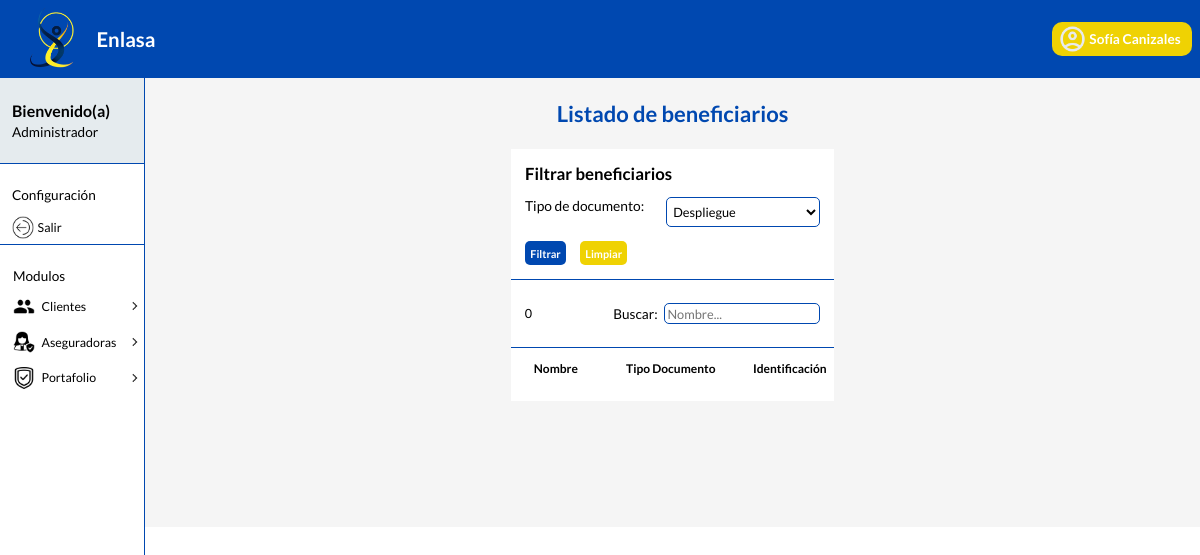
The page /admin_dashboard/show_beneficiarys/2/ (signed in) on the database as committed earlier.
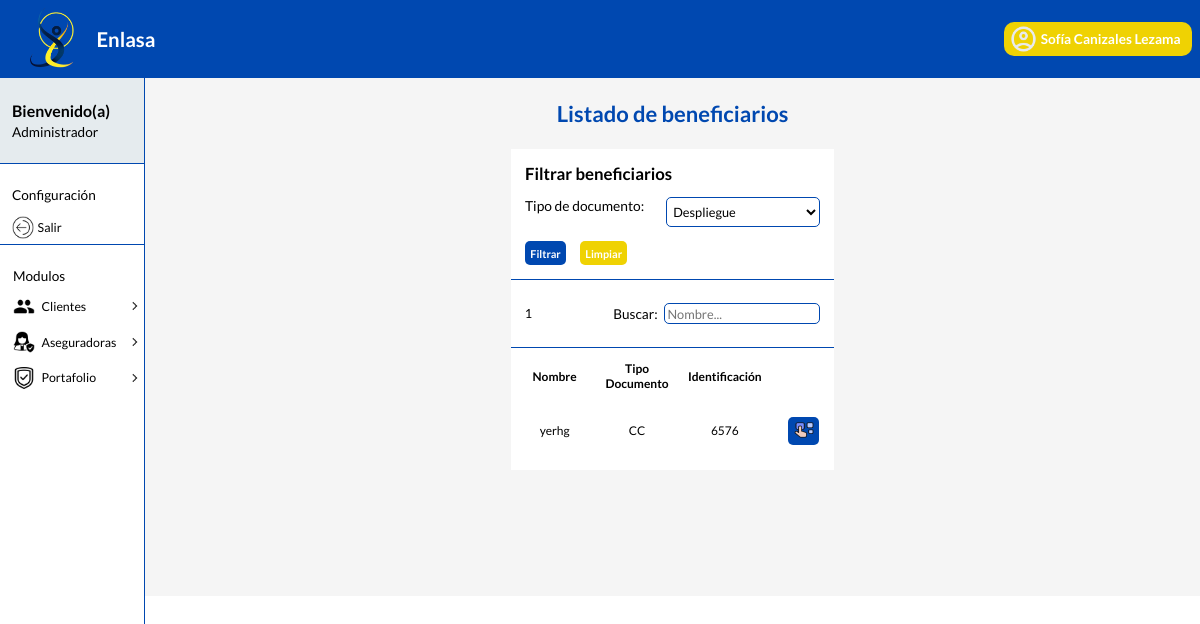
The same page on the database as committed later.
### home/models.py (models this page shows, shortened)
class  Usuario(AbstractBaseUser, PermissionsMixin):
    ROL = [ #creación de la enumeración de tipo de rol
        ('CLIENTE', 'Cliente'),
        ('GERENTE', 'Gerente'),
        ('ADMINISTRADOR', 'Administrador')
    ]
    num_documento = models.IntegerField( primary_key = True, unique=True)
    rol = models.CharField(max_length = 14, choices = ROL)
    nombre = models.CharField(max_length = 50)
    email = models.EmailField(max_length = 50)
    password = models.CharField(max_length = 8)
    REQUIRED_FIELDS = ['rol']
    USERNAME_FIELD = 'num_documento'
    objects = UsuarioManager()

class Poliza(models.Model):
    PRIMA = [  #creación de la enumeración de tipo de prima
        ('MENSUAL', 'Mensual'),
        ('TRIMESTRAL', 'Trimestral'),
        ('SEMESTRAL', 'Semestral'),
        ('ANUAL', 'Anual'),
    ]
    MEDIO_PAGO = [ #creación de la enumeración de tipo de medio de pago
        ('EFECTIVO', 'Efectivo'),
        ('TARJETA', 'Tarjeta '),
    ]
    id = models.AutoField(primary_key = True)
    fecha_inicio = models.DateField()
    fecha_vencimiento = models.DateField()
    valor = models.DecimalField(max_digits = 10, decimal_places = 2)
    prima = models.CharField(max_length = 10, choices = PRIMA)
    medio_pago = models.CharField(max_length = 20, choices = MEDIO_PAGO)
    estado = models.BooleanField()
    aseguradora_id = models.ForeignKey(Aseguradora, on_delete = models.CASCADE)
    cliente_id = models.ForeignKey(Cliente, on_delete = models.CASCADE)
    seguro_id = models.ForeignKey(Seguro, on_delete = models.CASCADE)

class Policy_Beneficiary(models.Model):
    id = models.AutoField(primary_key = True)
    policy_id = models.ForeignKey(Poliza, on_delete = models.CASCADE)
    beneficiary_id = models.ForeignKey(Beneficiario, on_delete = models.CASCADE)

class Beneficiario(models.Model):
    TIPO_DOCUMENTO = [ #creación de la enumeración de tipo de documento
        ('CC', 'Cédula de ciudadania'),
        ('NIT', 'NIT'),
        ('PAS', 'Pasaporte'),
        ('TI', 'Tarjeta de identidad'),
        ('CE', 'Cédula de extranjería'),
    ]
    id = models.AutoField(primary_key = True)
    num_documento = models.IntegerField()
    nombre = models.CharField(max_length = 50)
    tipo_documento = models.CharField(max_length = 3, choices = TIPO_DOCUMENTO)

### home/views.py (the view)
# urls.py: path('admin_dashboard/show_beneficiarys/<int:policy_id>/', views.show_beneficiarys, name='show_beneficiarys'),
@login_required
def show_beneficiarys(request, policy_id):
    policy = Poliza.objects.get(id = policy_id) #póliza
    beneficiarys = policy.policy_beneficiary_set.all() #se obtiene los beneficiarios de la póliza
    if request.method == 'POST':
        type_document = request.POST.get('typeDocument')
        if type_document:
            beneficiarys = policy.policy_beneficiary_set.filter(beneficiary_id__tipo_documento = type_document)
    context = { #datos que van al template
    'beneficiarys' : beneficiarys,
    }
    return render(request, 'admin/showBeneficiarys.html',{
         'context': context
    })

### home/templates/admin/showBeneficiarys.html (shortened to what this page needs)
{% extends 'layouts/baseAdmin.html' %}
{% load static %}
{% block content %}
<section id="clientes">
    <h3>Listado de beneficiarios</h3>
</section>
<div id="general">
    <form class="filtrar" method="post">
        <section>
            <h4>Filtrar beneficiarios</h4>
        </section>
        <div class="filtrar-items">
            <label for="typeDocument">Tipo de documento:</label>
            <select name="typeDocument">
                <option value="">Despliegue</option>
            </select>
        </div>
        <section class="buttons">
            <button type="submit"><strong>Filtrar</strong></button>
            <button id="button-color-other"><strong>Limpiar</strong></button>
        </section>
    </form>
    <section id="buscar">
        <section>
            <p id="count">{{ context.beneficiarys.count }}</p>
        </section>
        <section>
            <label for="buscar">Buscar:</label>
            <input name="buscar" type="text" placeholder="Nombre..."></input>
        </section>
    </section>
    <table>
        <thead class="polizas">
            <tr>
                <th>Nombre</th>
                <th>Tipo Documento</th>
                <th class="space">Identificación</th>
            </tr>
        </thead>
        <tbody class="polizas">
            {% for beneficiary in context.beneficiarys %}
            <tr id="datos">
                <td>{{ beneficiary.beneficiary_id.nombre }}</td>
                <td class="space">{{ beneficiary.beneficiary_id.tipo_documento }}</td>
                <td>{{ beneficiary.beneficiary_id.num_documento }}</td>
                <td>
                    <div class="boton-menu">
                        <button class="options boton">
                            <img class="icon" src="{% static 'assets/opciones2.png' %}">
                        </button>
                            {% url 'edit_beneficiary' beneficiary.beneficiary_id.id as url_edit %}
                            {% url 'delete_beneficiary' beneficiary.beneficiary_id.id as url_delete %}
                    </div>
                </td>
            </tr>
            {% endfor %}
        </tbody>
    </table>
</div>
{% endblock %}

### home/templates/layouts/baseAdmin.html (shortened to what this page needs)
{% load static %}
<!DOCTYPE html>
<html lang="en">
<head>
    <link rel="stylesheet" href="{% static 'css/principal.css' %}">
    <link rel="stylesheet" href="{% static 'css/tables.css' %}">
    <link rel="stylesheet" href="{% static 'css/verPerfil.css' %}">
    <link rel="stylesheet" href="{% static 'css/forms.css' %}">
</head>
<body>
    <header>
        <section>
            <figure>
                <img src="{% static 'assets/iconoLogo.png' %}" alt="logo">
            </figure>
            <h1>Enlasa</h1>
        </section>
        <button id="miBoton" class="icono1">
            <img src="{% static 'assets/icono1.png' %}"  alt="icono">
            <span><strong>{{ user.nombre }}</strong></span>
        </button>
    </header>
    <div class="lyout">
        <nav id="nav" class="cerrado">
            <section class="rol">
                <h3>Bienvenido(a)</h3>
                <p>Administrador</p>
            </section>
            <section class="confi">
                <p class="p" >Configuración</p>
                <button class="icono2" id="boton-logout">
                    <figure>
                        <img src="{% static 'assets/out.png' %}"  alt="icono">
                    </figure>
                    <p>Salir</p>
                </button>
            </section>
            <ul class="list">
                <p>Modulos</p>
                <li class="list_item list_item--click">
                    <div class="list_button list_button--click">
                        <img src="{% static 'assets/people.png' %}"   class="list_img">
                        <a href="#" class="nav_link">Clientes</a>
                        <img src="{% static 'assets/arrow.png' %}"   class="list_arrow">
                    </div>
                </li>
                <li class="list_item list_item--click">
                    <div class="list_button list_button--click">
                        <img src="{% static 'assets/insuHome.png' %}"  class="list_img">
                        <a href="#" class="nav_link">Aseguradoras</a>
                        <img src="{% static 'assets/arrow.png' %}"   class="list_arrow">
                    </div>
                </li>
                <li class="list_item list_item--click">
                    <div class="list_button list_button--click">
                        <img src="{% static 'assets/insurance.png' %}"  class="list_img">
                        <a href="#" class="nav_link">Portafolio</a>
                        <img src="{% static 'assets/arrow.png' %}"   class="list_arrow">
                    </div>
                </li>
               </ul>
        </nav>
        <main>
            {% block content %}
            {% endblock %}
        </main>
    </div>
</body>
</html>

Rows that differ between the two databases and show on the page:
changed Usuario: nombre "Sofía Canizales" → "Sofía Canizales Lezama"
changed Poliza: beneficiarys.count "0" → "1"
added Policy_Beneficiary: beneficiary_id.nombre "yerhg", beneficiary_id.tipo_documento "CC", beneficiary_id.num_documento "6576"
